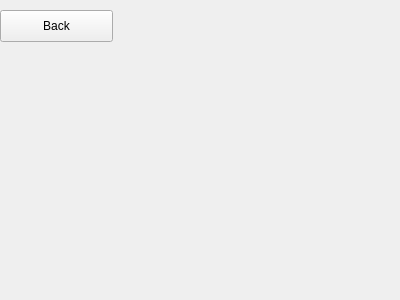
<?xml version="1.0" encoding="UTF-8"?>
<ui version="4.0">
 <class>Form</class>
 <widget class="QWidget" name="Form">
  <property name="geometry">
   <rect>
    <x>0</x>
    <y>0</y>
    <width>400</width>
    <height>300</height>
   </rect>
  </property>
  <property name="windowTitle">
   <string>Form</string>
  </property>
  <widget class="QPushButton" name="back">
   <property name="geometry">
    <rect>
     <x>0</x>
     <y>10</y>
     <width>113</width>
     <height>32</height>
    </rect>
   </property>
   <property name="text">
    <string>Back</string>
   </property>
  </widget>
 </widget>
 <resources/>
 <connections/>
</ui>
